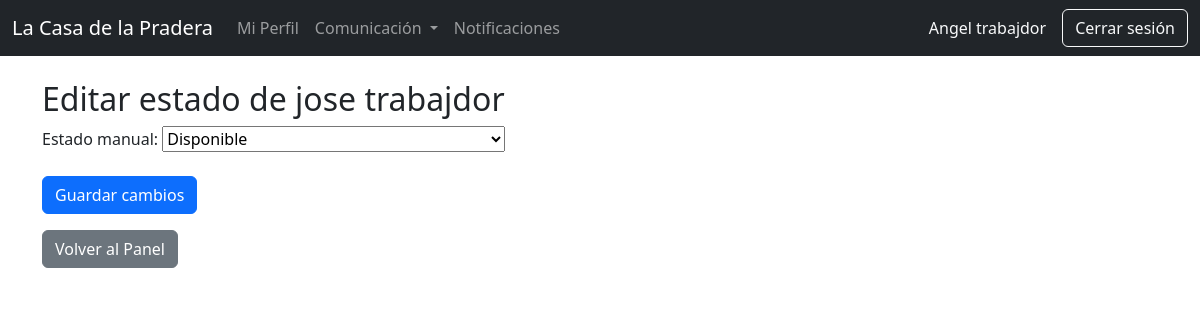
The app's page /personal/trabajador/4/estado/ (signed in) with its own data.
### personal/models.py (models this page shows, shortened)
class Trabajador(models.Model):
    TIPO_CHOICES = [
        ('trabajador', 'Trabajador'),
        ('lider', 'Líder'),
        ('jefe', 'Jefe'),
    ]
    ESTADO_CHOICES = [
        ('disponible', 'Disponible'),
        ('asignado', 'Asignado'),
        ('vacaciones', 'Vacaciones'),
        ('licencia', 'Licencia'),
        ('inactivo', 'Inactivo'),
    ]
    rut = models.CharField(max_length=20, unique=True, validators=[rut_valido])
    nombre = models.CharField(max_length=100)
    apellido = models.CharField(max_length=100)
    email = models.EmailField()
    telefono = models.CharField(max_length=30, blank=True, null=True)
    direccion = models.CharField(max_length=255, blank=True, null=True)
    fecha_nacimiento = models.DateField(null=True, blank=True)
    tipo_trabajador = models.CharField(max_length=20, choices=TIPO_CHOICES, default='trabajador')
    especialidad = models.CharField(max_length=100, blank=True, null=True)
    estado = models.CharField(max_length=20, choices=ESTADO_CHOICES, default='disponible')
    fecha_ingreso = models.DateField(null=True, blank=True)
    anos_experiencia = models.PositiveIntegerField(default=0)
    user = models.OneToOneField(User, on_delete=models.SET_NULL, null=True, blank=True, related_name='trabajador_profile')
    activo = models.BooleanField(default=True)
    password_inicial = models.BooleanField(default=False)
    manual_override = models.BooleanField(default=False)
    created_at = models.DateTimeField(auto_now_add=True)
    updated_at = models.DateTimeField(auto_now=True)
    class Meta:
        verbose_name = 'Trabajador'
        verbose_name_plural = 'Trabajadores'

### personal/views.py (the view, shortened to what this page needs)
def editar_estado_trabajador(request, trabajador_id):
    trabajador = get_object_or_404(Trabajador, id=trabajador_id)
    perfil = TrabajadorPerfil.objects.filter(user=trabajador.user).first()
    return render(request, "editar_estado_trabajador.html", {
        "trabajador": trabajador,
        "perfil": perfil,
    })

### core/context_processors.py (called while the page is built)
def notificaciones_no_leidas(request):
    if request.user.is_authenticated:
        return {
            "notifs_no_leidas": request.user.notificaciones.filter(leida=False).count()
        }
    return {"notifs_no_leidas": 0}

### personal/templatetags/custom_tags.py (called while the page is built)
@register.filter
def has_group(user, group_name):
    return user.groups.filter(name=group_name).exists()

### personal/templates/editar_estado_trabajador.html (shortened to what this page needs)
{% extends 'base.html' %}
{% block content %}
<h2>Editar estado de {{ trabajador.nombre }} {{ trabajador.apellido }}</h2>
    <form method="post">
        <label>Estado manual:</label>
        <select name="estado_manual">
            <option value="disponible" {% if trabajador.manual_override and perfil and perfil.estado_manual == 'disponible' %}selected{% endif %}>
                Disponible
            </option>
        </select>
        <br><br>
        <button class="btn btn-primary">Guardar cambios</button>
    </form>
    <a href="{% url 'proyectos:panel' %}" class="btn btn-secondary mt-3">Volver al Panel</a>
    {% endblock %}

### core/templates/base.html (shortened to what this page needs)
{% load custom_tags %}
<!DOCTYPE html>
<html lang="es">
<head>
    <link href="https://cdn.jsdelivr.net/npm/bootstrap@5.3.2/dist/css/bootstrap.min.css" rel="stylesheet">
</head>
<body>
{% if request.user.is_authenticated and request.path != '/usuarios/login/' and request.path != '/accounts/login/' %}
<nav class="navbar navbar-expand-lg navbar-dark bg-dark mb-4">
    <div class="container-fluid">
        <a class="navbar-brand" href="{% url 'dashboard' %}">
            La Casa de la Pradera
        </a>
        <div class="collapse navbar-collapse" id="menuPrincipal">
            <ul class="navbar-nav me-auto mb-2 mb-lg-0">
                {% if request.user|has_group:"Trabajador" %}
                    <li class="nav-item">
                        <a class="nav-link" href="#">Mi Perfil</a>
                    </li>
                {% endif %}
                <li class="nav-item dropdown">
                    <a class="nav-link dropdown-toggle" href="#" id="comunicacionDropdown" role="button" data-bs-toggle="dropdown" aria-expanded="false">
                        Comunicaci&oacute;n
                    </a>
                </li>
                <li class="nav-item">
                    <a class="nav-link" href="{% url 'personal:mis_notificaciones' %}">
                        Notificaciones
                    </a>
                </li>
            </ul>
            <span class="navbar-text text-light me-3">
                {{ request.user.first_name }} {{ request.user.last_name }}
            </span>
            <a href="{% url 'usuarios:logout' %}" class="btn btn-outline-light">Cerrar sesión</a>
        </div>
    </div>
</nav>
{% endif %}
<main class="container">
    {% block content %}{% endblock %}
</main>
</body>
</html>

### records on screen
Trabajador: nombre "jose", apellido "trabajdor", estado_manual "Disponible"

### other values on screen
{{ request.user.first_name }} "Angel"
{{ request.user.last_name }} "trabajdor"
